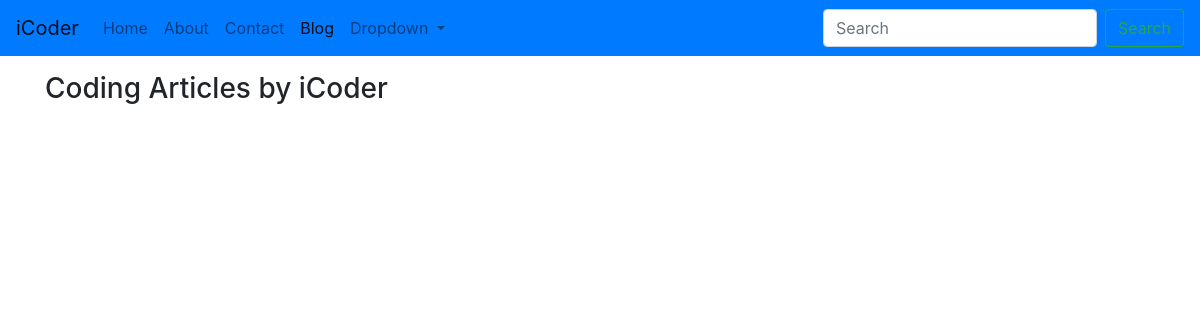
/blog/, run on an earlier commit of the app's database.
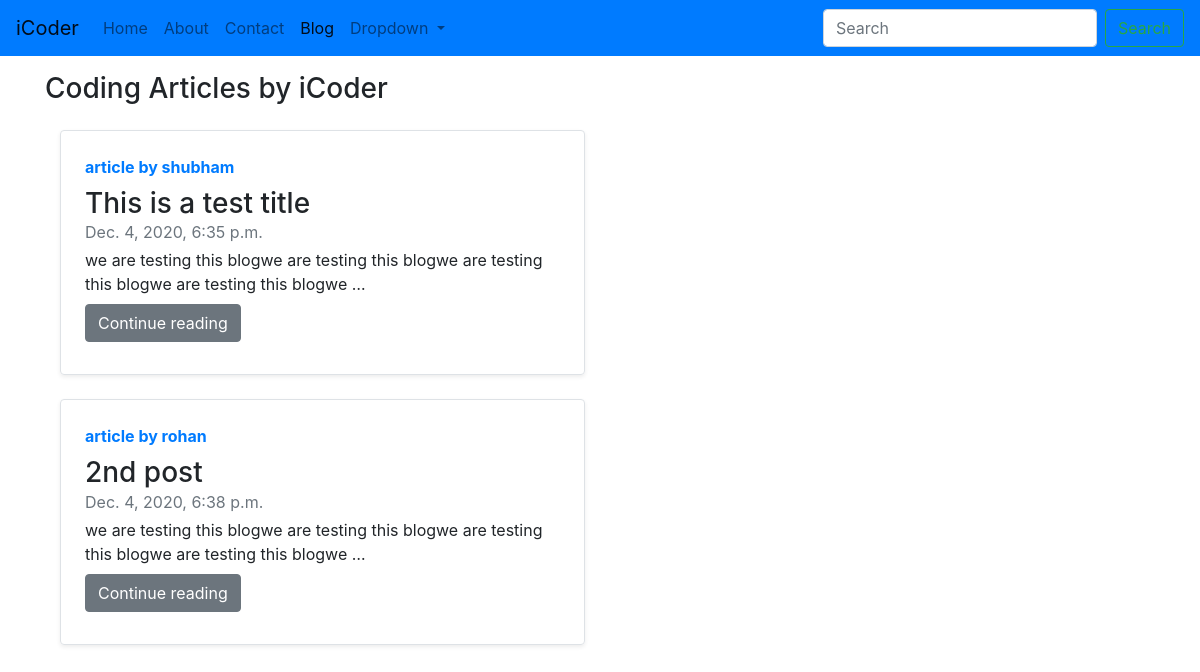
And on a later commit of the database.
### blog/models.py (models this page shows, shortened)
class Post(models.Model):
    sno=models.AutoField(primary_key=True)
    title=models.CharField(max_length=200)
    author=models.CharField(max_length=200)
    content=models.TextField()
    slug=models.CharField(max_length=130,default="")
    timestamp=models.DateTimeField(blank=True)

### blog/views.py (the view)
# urls.py: path('', views.blogHome,name="blogHome"),
def blogHome(request):
    allPosts=Post.objects.all()
    context={'allPosts':allPosts}
    return render(request,"blog/blogHome.html",context)

### templates/blog/blogHome.html (shortened to what this page needs)
{% extends 'home/basic.html' %}
{% block blogactive %} active {% endblock blogactive %}
{% block body %}
<div class="container my-3">
<h3 class="mb-4">Coding Articles by iCoder</h3>
    {% for post in allPosts %}
      <div class="col-md-6 my-3">
      <div class="row no-gutters border rounded overflow-hidden flex-md-row mb-4 shadow-sm h-md-250 position-relative">
        <div class="col p-4 d-flex flex-column position-static">
          <strong class="d-inline-block mb-2 text-primary">article by {{post.author}}</strong>
          <h3 class="mb-0">{{post.title}}</h3>
          <div class="mb-1 text-muted">{{post.timestamp}}</div>
          <p class="card-text mb-auto">{{post.content|truncatechars:100}}</p>
          <div class="my-2">
          <a href="/blog/{{post.slug}}"role="button" class="btn btn-secondary">Continue reading</a>
          </div>
        </div>
      </div>
    </div>
    {% endfor %}
</div>
{% endblock body %}

### templates/home/basic.html (shortened to what this page needs)
<!doctype html>
<html lang="en">
  <head>
    <link rel="stylesheet" href="https://cdn.jsdelivr.net/npm/bootstrap@4.5.3/dist/css/bootstrap.min.css">
  </head>
  <body>
    <nav class="navbar navbar-expand-lg navbar-light bg-primary">
  <a class="navbar-brand" href="/">iCoder</a>
  <div class="collapse navbar-collapse" id="navbarSupportedContent">
    <ul class="navbar-nav mr-auto">
      <li class="nav-item {% block homeactive %}{% endblock homeactive %} ">
        <a class="nav-link" href="#">Home <span class="sr-only">(current)</span></a>
      </li>
      <li class="nav-item {% block aboutactive %}{% endblock aboutactive %}">
        <a class="nav-link" href="/about">About</a>
      </li>
      <li class="nav-item {% block contactactive %}{% endblock contactactive %}">
        <a class="nav-link" href="/contact">Contact</a>
      </li>
      <li class="nav-item {% block blogactive %}{% endblock blogactive %}">
        <a class="nav-link" href="/blog">Blog</a>
      </li>
      <li class="nav-item dropdown">
        <a class="nav-link dropdown-toggle" href="#" id="navbarDropdown" role="button" data-toggle="dropdown" aria-haspopup="true" aria-expanded="false">
          Dropdown
        </a>
      </li>
    </ul>
    <form class="form-inline my-2 my-lg-0">
      <input class="form-control mr-sm-2" type="search" placeholder="Search" aria-label="Search">
      <button class="btn btn-outline-success my-2 my-sm-0" type="submit">Search</button>
    </form>
  </div>
</nav>
{% block body %}{% endblock %}
  </body>
</html>

What changed in the data, as far as the page shows it:
added Post: author "shubham", title "This is a test title", timestamp "Dec. 4, 2020, 6:35 p.m.", content "we are testing this blogwe are testing this blogwe are testing this blogwe are testing this blogwe …"
added Post: author "rohan", title "2nd post", timestamp "Dec. 4, 2020, 6:38 p.m.", content "we are testing this blogwe are testing this blogwe are testing this blogwe are testing this blogwe …"
